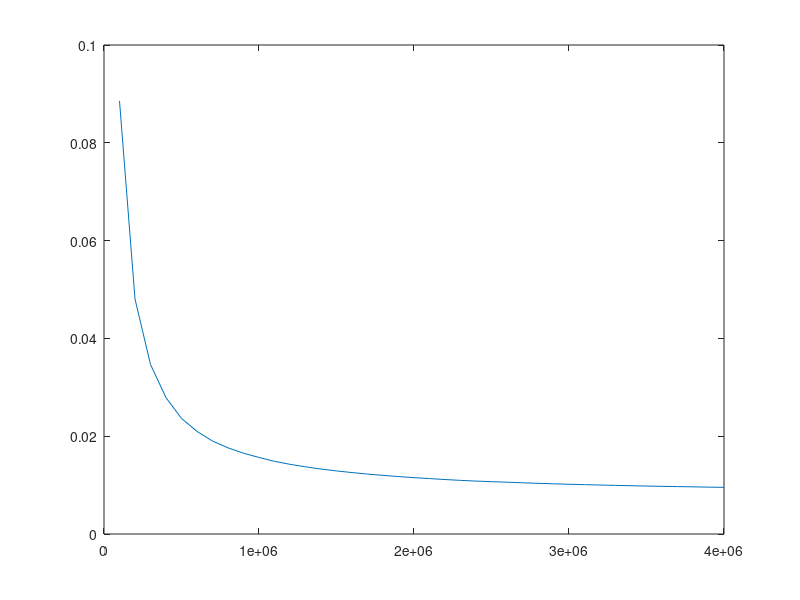

Write MATLAB code to recreate this figure.
MC = [100000, 200000, 300000, 400000, 500000, 600000, 700000, 800000, 900000, 1e+06, 1.1e+06, 1.2e+06, 1.3e+06, 1.4e+06, 1.5e+06, 1.6e+06, 1.7e+06, 1.8e+06, 1.9e+06, 2e+06, 2.1e+06, 2.2e+06, 2.3e+06, 2.4e+06, 2.5e+06, 2.6e+06, 2.7e+06, 2.8e+06, 2.9e+06, 3e+06, 3.1e+06, 3.2e+06, 3.3e+06, 3.4e+06, 3.5e+06, 3.6e+06, 3.7e+06, 3.8e+06, 3.9e+06, 4e+06, ];
e_var = [0.0885542, 0.048056, 0.0346772, 0.0278766, 0.0236397, 0.0209776, 0.019015, 0.0176245, 0.0165182, 0.0156562, 0.0148582, 0.0142526, 0.0137376, 0.0132852, 0.0128988, 0.0125667, 0.0122565, 0.01199, 0.011748, 0.0115179, 0.0113348, 0.0111395, 0.0109687, 0.0108221, 0.0107046, 0.0105904, 0.0104748, 0.0103666, 0.010269, 0.0101696, 0.0100938, 0.0100163, 0.00994081, 0.00987553, 0.0098024, 0.00974438, 0.0096943, 0.00964673, 0.00958449, 0.00953595, ];
m_var = [0.548006, 0.273133, 0.181363, 0.135445, 0.107876, 0.0895025, 0.0763721, 0.0665294, 0.0588713, 0.0527463, 0.047728, 0.0435499, 0.0400151, 0.0369849, 0.0343587, 0.0320608, 0.0300322, 0.0282287, 0.0266149, 0.0251616, 0.023849, 0.0226538, 0.0215627, 0.0205638, 0.019646, 0.0187984, 0.0180125, 0.0172829, 0.0166033, 0.0159689, 0.0153764, 0.0148205, 0.0142979, 0.0138071, 0.0133436, 0.0129062, 0.0124927, 0.0121009, 0.0117282, 0.0113746, ];
mean_mag = [0.997462, 0.998376, 0.998676, 0.99883, 0.998924, 0.998983, 0.999027, 0.999058, 0.999083, 0.999102, 0.999119, 0.999133, 0.999145, 0.999155, 0.999163, 0.999171, 0.999178, 0.999183, 0.999189, 0.999194, 0.999198, 0.999203, 0.999207, 0.99921, 0.999213, 0.999215, 0.999218, 0.99922, 0.999222, 0.999224, 0.999226, 0.999228, 0.999229, 0.999231, 0.999232, 0.999234, 0.999235, 0.999236, 0.999237, 0.999238, ];
time_used = [6.3793, 13.0077, 19.8279, 26.6166, 33.2153, 39.7343, 46.1814, 52.4836, 58.744, 65.1416, 71.6337, 78.0066, 84.5101, 91.2872, 97.6458, 103.939, 110.24, 116.614, 123.161, 129.596, 136.376, 143.069, 149.364, 155.582, 161.858, 168.104, 174.378, 180.626, 186.857, 193.1, 199.342, 205.598, 211.833, 218.069, 224.339, 230.566, 236.813, 243.068, 249.335, 255.567, ];
accepted_states = [0.34375, 0.143375, 0.0969833, 0.07129, 0.056576, 0.04887, 0.0412657, 0.0364775, 0.03222, 0.02928, 0.0264118, 0.0239608, 0.0221477, 0.0207886, 0.0193433, 0.0180369, 0.0171894, 0.0161278, 0.0151905, 0.014445, 0.0140267, 0.0129809, 0.0125543, 0.0119179, 0.0116696, 0.0112662, 0.0107815, 0.0103936, 0.0100097, 0.00967133, 0.00945161, 0.00899625, 0.00878848, 0.00860706, 0.00825229, 0.00808694, 0.00801568, 0.00764053, 0.00740897, 0.007264, ];
probability = [0, -792, -800, -800, -800, -800, -800, -800, -800, -800, -792, -800, -800, -800, -792, -800, -800, -800, -800, -800, -800, -800, -792, -800, -800, -800, -800, -800, -800, -800, -800, -800, -800, -800, -792, -800, -800, -800, -792, -792, ];
avg_energy = [-1.99646, -1.99683, -1.99693, -1.997, -1.99705, -1.99707, -1.99709, -1.99709, -1.9971, -1.9971, -1.99711, -1.99712, -1.99712, -1.99713, -1.99713, -1.99713, -1.99713, -1.99714, -1.99714, -1.99714, -1.99714, -1.99715, -1.99715, -1.99715, -1.99715, -1.99715, -1.99715, -1.99715, -1.99715, -1.99715, -1.99715, -1.99715, -1.99715, -1.99715, -1.99716, -1.99716, -1.99715, -1.99715, -1.99715, -1.99715, ];
plot(MC, e_var)
